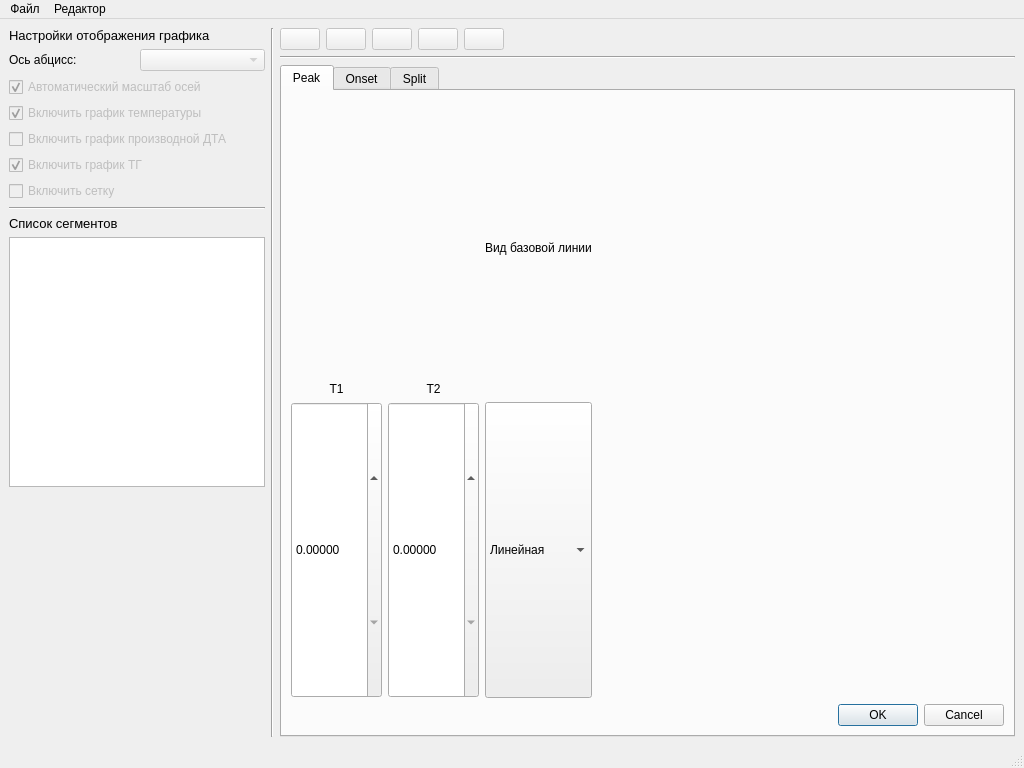
<?xml version="1.0" encoding="UTF-8"?>
<ui version="4.0">
 <class>MainWindow</class>
 <widget class="QMainWindow" name="MainWindow">
  <property name="geometry">
   <rect>
    <x>0</x>
    <y>0</y>
    <width>1024</width>
    <height>768</height>
   </rect>
  </property>
  <property name="windowTitle">
   <string>Fusion Analysis</string>
  </property>
  <widget class="QWidget" name="centralwidget">
   <layout class="QGridLayout" name="gridLayout_2" columnstretch="0,0,0">
    <item row="0" column="0">
     <layout class="QGridLayout" name="leftpanel">
      <item row="7" column="0" colspan="2">
       <widget class="QCheckBox" name="checkbox_grid">
        <property name="enabled">
         <bool>false</bool>
        </property>
        <property name="text">
         <string>Включить сетку</string>
        </property>
       </widget>
      </item>
      <item row="12" column="0">
       <spacer name="verticalSpacer">
        <property name="orientation">
         <enum>Qt::Vertical</enum>
        </property>
        <property name="sizeHint" stdset="0">
         <size>
          <width>20</width>
          <height>40</height>
         </size>
        </property>
       </spacer>
      </item>
      <item row="9" column="0" colspan="2">
       <widget class="Line" name="line_3">
        <property name="orientation">
         <enum>Qt::Horizontal</enum>
        </property>
       </widget>
      </item>
      <item row="1" column="0">
       <widget class="QLabel" name="label_xaxis">
        <property name="text">
         <string>Ось абцисс:</string>
        </property>
       </widget>
      </item>
      <item row="3" column="0" colspan="2">
       <widget class="QCheckBox" name="checkbox_temp">
        <property name="enabled">
         <bool>false</bool>
        </property>
        <property name="text">
         <string>Включить график температуры</string>
        </property>
        <property name="checked">
         <bool>true</bool>
        </property>
       </widget>
      </item>
      <item row="11" column="0" colspan="2">
       <widget class="QTreeWidget" name="treewidget_segments">
        <property name="headerHidden">
         <bool>true</bool>
        </property>
        <column>
         <property name="text">
          <string notr="true">1</string>
         </property>
        </column>
       </widget>
      </item>
      <item row="1" column="1">
       <widget class="QComboBox" name="combobox_xaxis">
        <property name="enabled">
         <bool>false</bool>
        </property>
       </widget>
      </item>
      <item row="10" column="0">
       <widget class="QLabel" name="label">
        <property name="font">
         <font>
          <pointsize>10</pointsize>
         </font>
        </property>
        <property name="text">
         <string>Список сегментов</string>
        </property>
       </widget>
      </item>
      <item row="2" column="0" colspan="2">
       <widget class="QCheckBox" name="checkbox_autoscale">
        <property name="enabled">
         <bool>false</bool>
        </property>
        <property name="text">
         <string>Автоматический масштаб осей</string>
        </property>
        <property name="checked">
         <bool>true</bool>
        </property>
       </widget>
      </item>
      <item row="0" column="0" colspan="2">
       <widget class="QLabel" name="label_4">
        <property name="font">
         <font>
          <pointsize>10</pointsize>
         </font>
        </property>
        <property name="text">
         <string>Настройки отображения графика</string>
        </property>
       </widget>
      </item>
      <item row="4" column="0" colspan="2">
       <widget class="QCheckBox" name="checkbox_derivative">
        <property name="enabled">
         <bool>false</bool>
        </property>
        <property name="text">
         <string>Включить график производной ДТА</string>
        </property>
       </widget>
      </item>
      <item row="5" column="0" colspan="2">
       <widget class="QCheckBox" name="checkbox_tg">
        <property name="enabled">
         <bool>false</bool>
        </property>
        <property name="text">
         <string>Включить график ТГ</string>
        </property>
        <property name="checked">
         <bool>true</bool>
        </property>
       </widget>
      </item>
     </layout>
    </item>
    <item row="0" column="1">
     <widget class="Line" name="line_2">
      <property name="orientation">
       <enum>Qt::Vertical</enum>
      </property>
     </widget>
    </item>
    <item row="0" column="2">
     <layout class="QGridLayout" name="rightpanel" rowstretch="0,0,0,0,1">
      <item row="0" column="0">
       <layout class="QHBoxLayout" name="toolbar" stretch="0,0,0,0,0,0">
        <property name="spacing">
         <number>6</number>
        </property>
        <property name="sizeConstraint">
         <enum>QLayout::SetMinimumSize</enum>
        </property>
        <property name="bottomMargin">
         <number>0</number>
        </property>
        <item>
         <widget class="QPushButton" name="btn_shiftsegment">
          <property name="enabled">
           <bool>false</bool>
          </property>
          <property name="toolTip">
           <string>Перемещение сегмента по оси y.</string>
          </property>
          <property name="icon">
           <iconset resource="../../assets/resources.qrc">
            <normaloff>:/shift.png</normaloff>:/shift.png</iconset>
          </property>
          <property name="iconSize">
           <size>
            <width>32</width>
            <height>32</height>
           </size>
          </property>
         </widget>
        </item>
        <item>
         <widget class="QPushButton" name="btn_split">
          <property name="enabled">
           <bool>false</bool>
          </property>
          <property name="toolTip">
           <string>Разделить сегмент на два.</string>
          </property>
          <property name="text">
           <string/>
          </property>
          <property name="icon">
           <iconset resource="../../assets/resources.qrc">
            <normaloff>:/split.png</normaloff>:/split.png</iconset>
          </property>
          <property name="iconSize">
           <size>
            <width>32</width>
            <height>32</height>
           </size>
          </property>
         </widget>
        </item>
        <item>
         <widget class="QPushButton" name="btn_peaktool">
          <property name="enabled">
           <bool>false</bool>
          </property>
          <property name="toolTip">
           <string>Выделение пика.</string>
          </property>
          <property name="text">
           <string/>
          </property>
          <property name="icon">
           <iconset resource="../../assets/resources.qrc">
            <normaloff>:/peak.png</normaloff>:/peak.png</iconset>
          </property>
          <property name="iconSize">
           <size>
            <width>32</width>
            <height>32</height>
           </size>
          </property>
          <property name="flat">
           <bool>false</bool>
          </property>
         </widget>
        </item>
        <item>
         <widget class="QPushButton" name="btn_onsettool">
          <property name="enabled">
           <bool>false</bool>
          </property>
          <property name="toolTip">
           <string>Найти начало пика.</string>
          </property>
          <property name="text">
           <string/>
          </property>
          <property name="icon">
           <iconset resource="../../assets/resources.qrc">
            <normaloff>:/onset.png</normaloff>:/onset.png</iconset>
          </property>
          <property name="iconSize">
           <size>
            <width>32</width>
            <height>32</height>
           </size>
          </property>
         </widget>
        </item>
        <item>
         <widget class="QPushButton" name="btn_endtool">
          <property name="enabled">
           <bool>false</bool>
          </property>
          <property name="toolTip">
           <string>Найти конец пика.</string>
          </property>
          <property name="text">
           <string/>
          </property>
          <property name="icon">
           <iconset resource="../../assets/resources.qrc">
            <normaloff>:/end.png</normaloff>:/end.png</iconset>
          </property>
          <property name="iconSize">
           <size>
            <width>32</width>
            <height>32</height>
           </size>
          </property>
         </widget>
        </item>
        <item>
         <spacer name="horizontalSpacer">
          <property name="orientation">
           <enum>Qt::Horizontal</enum>
          </property>
          <property name="sizeHint" stdset="0">
           <size>
            <width>40</width>
            <height>20</height>
           </size>
          </property>
         </spacer>
        </item>
       </layout>
      </item>
      <item row="4" column="0">
       <layout class="QVBoxLayout" name="plotLayout"/>
      </item>
      <item row="3" column="0">
       <layout class="QGridLayout" name="onsettoolLayout">
        <property name="sizeConstraint">
         <enum>QLayout::SetMinimumSize</enum>
        </property>
        <item row="0" column="0" colspan="4">
         <widget class="Line" name="line_4">
          <property name="sizePolicy">
           <sizepolicy hsizetype="Preferred" vsizetype="Preferred">
            <horstretch>0</horstretch>
            <verstretch>0</verstretch>
           </sizepolicy>
          </property>
          <property name="orientation">
           <enum>Qt::Horizontal</enum>
          </property>
         </widget>
        </item>
        <item row="1" column="0" colspan="4">
         <widget class="QTabWidget" name="tab_widget">
          <property name="currentIndex">
           <number>0</number>
          </property>
          <property name="tabBarAutoHide">
           <bool>true</bool>
          </property>
          <widget class="QWidget" name="tab">
           <attribute name="title">
            <string>Peak</string>
           </attribute>
           <layout class="QGridLayout" name="gridLayout">
            <item row="0" column="1">
             <widget class="QLabel" name="label_T2">
              <property name="text">
               <string>T2</string>
              </property>
              <property name="alignment">
               <set>Qt::AlignBottom|Qt::AlignHCenter</set>
              </property>
             </widget>
            </item>
            <item row="1" column="2">
             <widget class="QComboBox" name="combobox_baselinetype">
              <property name="sizePolicy">
               <sizepolicy hsizetype="Preferred" vsizetype="Preferred">
                <horstretch>0</horstretch>
                <verstretch>0</verstretch>
               </sizepolicy>
              </property>
              <item>
               <property name="text">
                <string>Линейная</string>
               </property>
              </item>
              <item>
               <property name="text">
                <string>Безье</string>
               </property>
              </item>
             </widget>
            </item>
            <item row="0" column="0">
             <widget class="QLabel" name="label_T1">
              <property name="sizePolicy">
               <sizepolicy hsizetype="Preferred" vsizetype="Preferred">
                <horstretch>0</horstretch>
                <verstretch>0</verstretch>
               </sizepolicy>
              </property>
              <property name="text">
               <string>T1</string>
              </property>
              <property name="alignment">
               <set>Qt::AlignBottom|Qt::AlignHCenter</set>
              </property>
             </widget>
            </item>
            <item row="0" column="2">
             <widget class="QLabel" name="label_2">
              <property name="text">
               <string>Вид базовой линии</string>
              </property>
             </widget>
            </item>
            <item row="1" column="1">
             <widget class="MySpinBox" name="spinbox_T2">
              <property name="sizePolicy">
               <sizepolicy hsizetype="Preferred" vsizetype="Preferred">
                <horstretch>0</horstretch>
                <verstretch>0</verstretch>
               </sizepolicy>
              </property>
              <property name="decimals">
               <number>5</number>
              </property>
              <property name="maximum">
               <double>2000.000000000000000</double>
              </property>
              <property name="singleStep">
               <double>0.100000000000000</double>
              </property>
             </widget>
            </item>
            <item row="1" column="3">
             <spacer name="horizontalSpacer_2">
              <property name="orientation">
               <enum>Qt::Horizontal</enum>
              </property>
              <property name="sizeHint" stdset="0">
               <size>
                <width>40</width>
                <height>20</height>
               </size>
              </property>
             </spacer>
            </item>
            <item row="1" column="0">
             <widget class="MySpinBox" name="spinbox_T1">
              <property name="sizePolicy">
               <sizepolicy hsizetype="Preferred" vsizetype="Preferred">
                <horstretch>0</horstretch>
                <verstretch>0</verstretch>
               </sizepolicy>
              </property>
              <property name="decimals">
               <number>5</number>
              </property>
              <property name="maximum">
               <double>2000.000000000000000</double>
              </property>
              <property name="singleStep">
               <double>0.100000000000000</double>
              </property>
             </widget>
            </item>
            <item row="2" column="0" colspan="4">
             <widget class="QDialogButtonBox" name="buttonbox_peak">
              <property name="layoutDirection">
               <enum>Qt::LeftToRight</enum>
              </property>
              <property name="standardButtons">
               <set>QDialogButtonBox::Cancel|QDialogButtonBox::Ok</set>
              </property>
             </widget>
            </item>
           </layout>
          </widget>
          <widget class="QWidget" name="tab_2">
           <attribute name="title">
            <string>Onset</string>
           </attribute>
           <layout class="QGridLayout" name="gridLayout_3">
            <item row="2" column="0" colspan="3">
             <widget class="QDialogButtonBox" name="buttonbox_onset">
              <property name="standardButtons">
               <set>QDialogButtonBox::Cancel|QDialogButtonBox::Ok</set>
              </property>
             </widget>
            </item>
            <item row="0" column="0">
             <widget class="QLabel" name="label_3">
              <property name="text">
               <string>T1</string>
              </property>
              <property name="alignment">
               <set>Qt::AlignBottom|Qt::AlignHCenter</set>
              </property>
             </widget>
            </item>
            <item row="1" column="2">
             <spacer name="horizontalSpacer_3">
              <property name="orientation">
               <enum>Qt::Horizontal</enum>
              </property>
              <property name="sizeHint" stdset="0">
               <size>
                <width>40</width>
                <height>20</height>
               </size>
              </property>
             </spacer>
            </item>
            <item row="0" column="1">
             <widget class="QLabel" name="label_5">
              <property name="text">
               <string>T2</string>
              </property>
              <property name="alignment">
               <set>Qt::AlignBottom|Qt::AlignHCenter</set>
              </property>
             </widget>
            </item>
            <item row="1" column="0">
             <widget class="MySpinBox" name="spinbox_onsettool_T1">
              <property name="sizePolicy">
               <sizepolicy hsizetype="Preferred" vsizetype="Preferred">
                <horstretch>0</horstretch>
                <verstretch>0</verstretch>
               </sizepolicy>
              </property>
              <property name="decimals">
               <number>5</number>
              </property>
              <property name="maximum">
               <double>2000.000000000000000</double>
              </property>
              <property name="singleStep">
               <double>0.100000000000000</double>
              </property>
             </widget>
            </item>
            <item row="1" column="1">
             <widget class="MySpinBox" name="spinbox_onsettool_T2">
              <property name="sizePolicy">
               <sizepolicy hsizetype="Preferred" vsizetype="Preferred">
                <horstretch>0</horstretch>
                <verstretch>0</verstretch>
               </sizepolicy>
              </property>
              <property name="decimals">
               <number>5</number>
              </property>
              <property name="maximum">
               <double>2000.000000000000000</double>
              </property>
              <property name="singleStep">
               <double>0.100000000000000</double>
              </property>
             </widget>
            </item>
           </layout>
          </widget>
          <widget class="QWidget" name="tab_3">
           <attribute name="title">
            <string>Split</string>
           </attribute>
           <layout class="QGridLayout" name="gridLayout_4">
            <item row="2" column="0" colspan="2">
             <widget class="QDialogButtonBox" name="buttonbox_split">
              <property name="standardButtons">
               <set>QDialogButtonBox::Cancel|QDialogButtonBox::Ok</set>
              </property>
             </widget>
            </item>
            <item row="1" column="0">
             <widget class="MySpinBox" name="spinbox_t">
              <property name="decimals">
               <number>5</number>
              </property>
              <property name="maximum">
               <double>2000.000000000000000</double>
              </property>
             </widget>
            </item>
            <item row="0" column="0">
             <widget class="QLabel" name="label_7">
              <property name="text">
               <string>T</string>
              </property>
              <property name="alignment">
               <set>Qt::AlignCenter</set>
              </property>
             </widget>
            </item>
            <item row="1" column="1">
             <spacer name="horizontalSpacer_4">
              <property name="orientation">
               <enum>Qt::Horizontal</enum>
              </property>
              <property name="sizeHint" stdset="0">
               <size>
                <width>40</width>
                <height>20</height>
               </size>
              </property>
             </spacer>
            </item>
           </layout>
          </widget>
         </widget>
        </item>
       </layout>
      </item>
     </layout>
    </item>
   </layout>
  </widget>
  <widget class="QMenuBar" name="menubar">
   <property name="geometry">
    <rect>
     <x>0</x>
     <y>0</y>
     <width>1024</width>
     <height>22</height>
    </rect>
   </property>
   <widget class="QMenu" name="menu_file">
    <property name="title">
     <string>Файл</string>
    </property>
    <widget class="QMenu" name="menu_import">
     <property name="title">
      <string>Импорт</string>
     </property>
     <addaction name="action_netzsch"/>
     <addaction name="action_setaram"/>
    </widget>
    <addaction name="action_open"/>
    <addaction name="menu_import"/>
    <addaction name="action_close"/>
    <addaction name="action_about"/>
   </widget>
   <widget class="QMenu" name="menu_editor">
    <property name="title">
     <string>Редактор</string>
    </property>
    <addaction name="action_config"/>
   </widget>
   <addaction name="menu_file"/>
   <addaction name="menu_editor"/>
  </widget>
  <widget class="QStatusBar" name="statusbar"/>
  <action name="action_open">
   <property name="text">
    <string>Открыть</string>
   </property>
  </action>
  <action name="action_close">
   <property name="enabled">
    <bool>false</bool>
   </property>
   <property name="text">
    <string>Закрыть</string>
   </property>
  </action>
  <action name="action_config">
   <property name="text">
    <string>Настройки</string>
   </property>
  </action>
  <action name="action_netzsch">
   <property name="text">
    <string>Netzsch ANSI TXT</string>
   </property>
  </action>
  <action name="action_setaram">
   <property name="text">
    <string>Setaram ANSI TXT</string>
   </property>
  </action>
  <action name="action_about">
   <property name="text">
    <string>О программе</string>
   </property>
  </action>
 </widget>
 <customwidgets>
  <customwidget>
   <class>MySpinBox</class>
   <extends>QDoubleSpinBox</extends>
   <header>CustomWidgets</header>
  </customwidget>
 </customwidgets>
 <resources>
  <include location="../../assets/resources.qrc"/>
 </resources>
 <connections/>
</ui>
